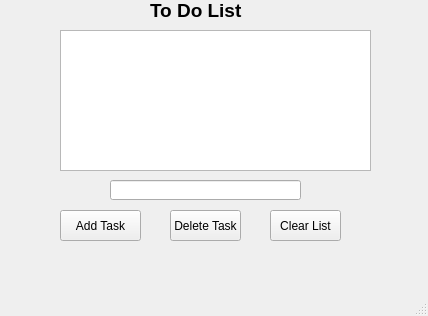
<?xml version="1.0" encoding="UTF-8"?>
<ui version="4.0">
 <class>MainWindow</class>
 <widget class="QMainWindow" name="MainWindow">
  <property name="geometry">
   <rect>
    <x>0</x>
    <y>0</y>
    <width>428</width>
    <height>316</height>
   </rect>
  </property>
  <property name="windowTitle">
   <string>MainWindow</string>
  </property>
  <widget class="QWidget" name="centralwidget">
   <widget class="QListWidget" name="list_widget">
    <property name="geometry">
     <rect>
      <x>60</x>
      <y>30</y>
      <width>311</width>
      <height>141</height>
     </rect>
    </property>
   </widget>
   <widget class="QLabel" name="label">
    <property name="geometry">
     <rect>
      <x>150</x>
      <y>0</y>
      <width>111</width>
      <height>20</height>
     </rect>
    </property>
    <property name="font">
     <font>
      <pointsize>14</pointsize>
      <weight>75</weight>
      <bold>true</bold>
     </font>
    </property>
    <property name="text">
     <string>To Do List</string>
    </property>
   </widget>
   <widget class="QPushButton" name="add_button">
    <property name="geometry">
     <rect>
      <x>60</x>
      <y>210</y>
      <width>81</width>
      <height>31</height>
     </rect>
    </property>
    <property name="text">
     <string>Add Task</string>
    </property>
   </widget>
   <widget class="QPushButton" name="delete_button">
    <property name="geometry">
     <rect>
      <x>170</x>
      <y>210</y>
      <width>71</width>
      <height>31</height>
     </rect>
    </property>
    <property name="text">
     <string>Delete Task</string>
    </property>
   </widget>
   <widget class="QPushButton" name="clear_button">
    <property name="geometry">
     <rect>
      <x>270</x>
      <y>210</y>
      <width>71</width>
      <height>31</height>
     </rect>
    </property>
    <property name="text">
     <string>Clear List</string>
    </property>
   </widget>
   <widget class="QLineEdit" name="input_text">
    <property name="geometry">
     <rect>
      <x>110</x>
      <y>180</y>
      <width>191</width>
      <height>20</height>
     </rect>
    </property>
   </widget>
   <widget class="QLabel" name="error_output">
    <property name="geometry">
     <rect>
      <x>120</x>
      <y>250</y>
      <width>171</width>
      <height>20</height>
     </rect>
    </property>
    <property name="text">
     <string/>
    </property>
   </widget>
  </widget>
  <widget class="QMenuBar" name="menubar">
   <property name="geometry">
    <rect>
     <x>0</x>
     <y>0</y>
     <width>428</width>
     <height>21</height>
    </rect>
   </property>
  </widget>
  <widget class="QStatusBar" name="statusbar"/>
 </widget>
 <resources/>
 <connections/>
</ui>
